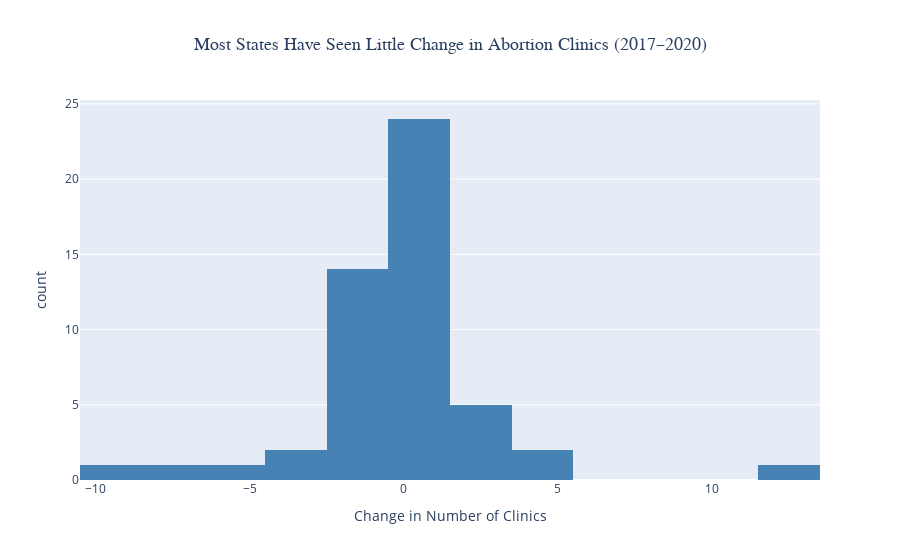

Here is the notebook cell this chart was saved with:
### Code cell
import plotly.express as px

fig_a = px.histogram(
    df,
    x='clinic_change',
    nbins=20,
    title='Most States Have Seen Little Change in Abortion Clinics (2017–2020)',
    labels={'clinic_change': 'Change in Number of Clinics'},
    color_discrete_sequence=['steelblue']
)

fig_a.update_layout(
    title_font=dict(size=18, family='Arial Black'),
    title_x=0.5
)

fig_a.show()

### Figure 1 — Plotly figure (JSON) as saved in the notebook; plotly's stock layout.template omitted (floating-point values rounded to 4 significant figures)
{"data": [{"alignmentgroup": "True", "bingroup": "x", "hovertemplate": "Change in Number of Clinics=%{x}<br>count=%{y}<extra></extra>", "legendgroup": "", "marker": {"color": "steelblue", "pattern": {"shape": ""}}, "name": "", "nbinsx": 20, "offsetgroup": "", "orientation": "v", "showlegend": false, "type": "histogram", "x": [0, 0, 0, -1, 12, 5, -6, -1, 0, -7, -1, 0, 0, 5, 1, -2, 0, 1, -1, 1, -2, -2, 3, 3, 0, -2, -1, 0, 2, 0, -4, 0, -9, 2, 0, 1, 1, 1, -1, -1, -1, 0, -1, 3, 0, 0, -1, -3, 0, 1, 0], "xaxis": "x", "yaxis": "y"}], "layout": {"barmode": "relative", "legend": {"tracegroupgap": 0}, "title": {"font": {"family": "Arial Black", "size": 18}, "text": "Most States Have Seen Little Change in Abortion Clinics (2017–2020)", "x": 0.5}, "xaxis": {"anchor": "y", "domain": [0, 1], "title": {"text": "Change in Number of Clinics"}}, "yaxis": {"anchor": "x", "domain": [0, 1], "title": {"text": "count"}}}}
